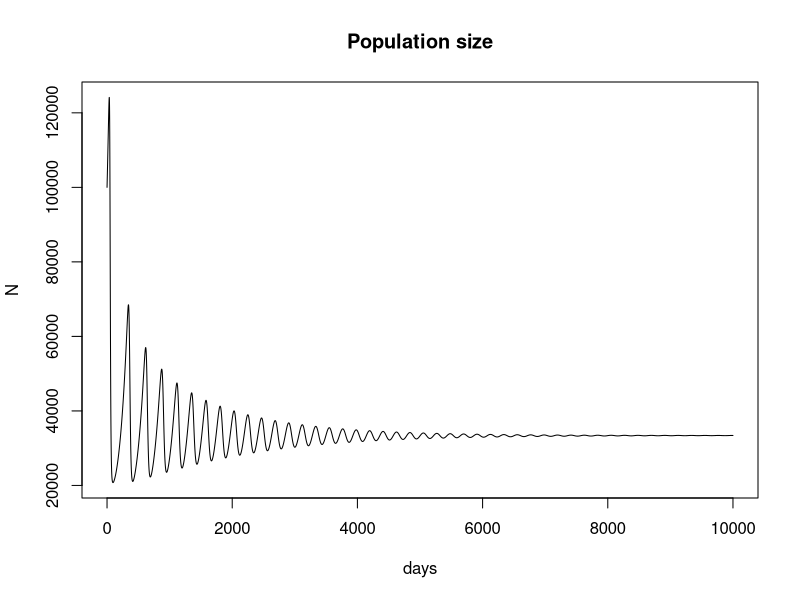
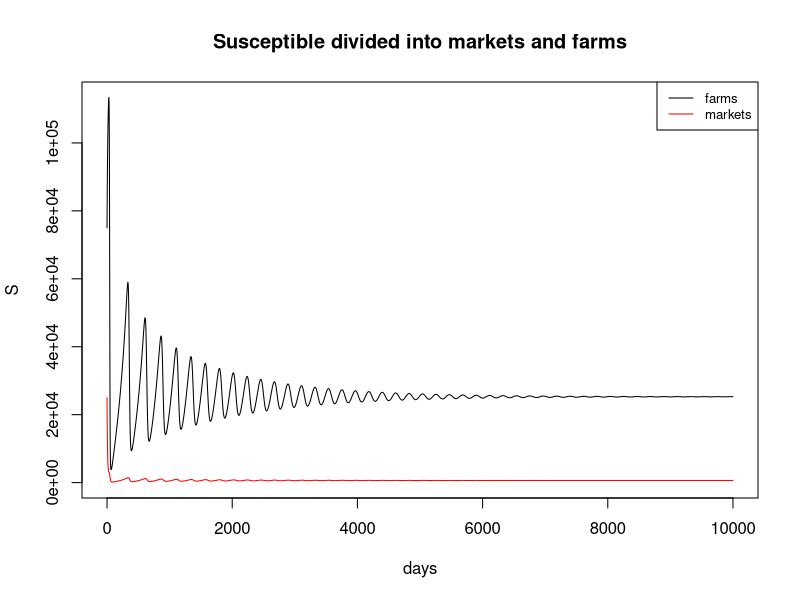
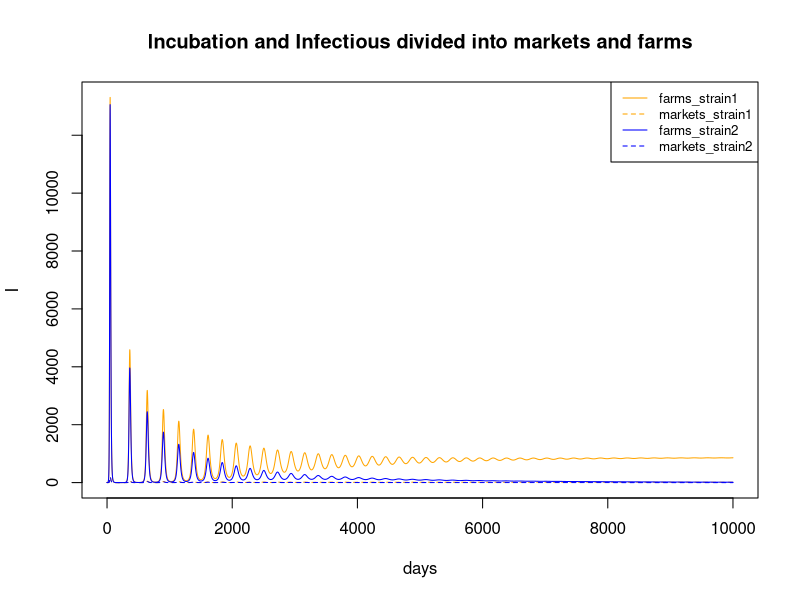
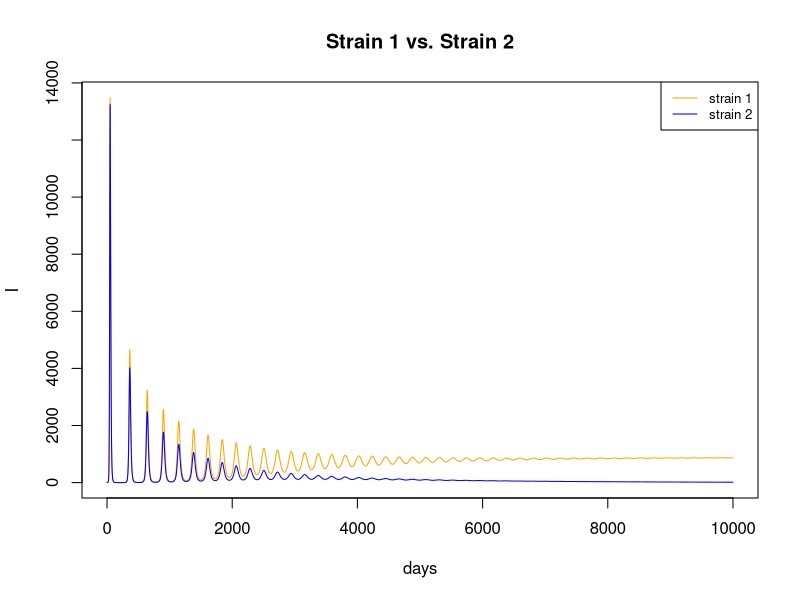
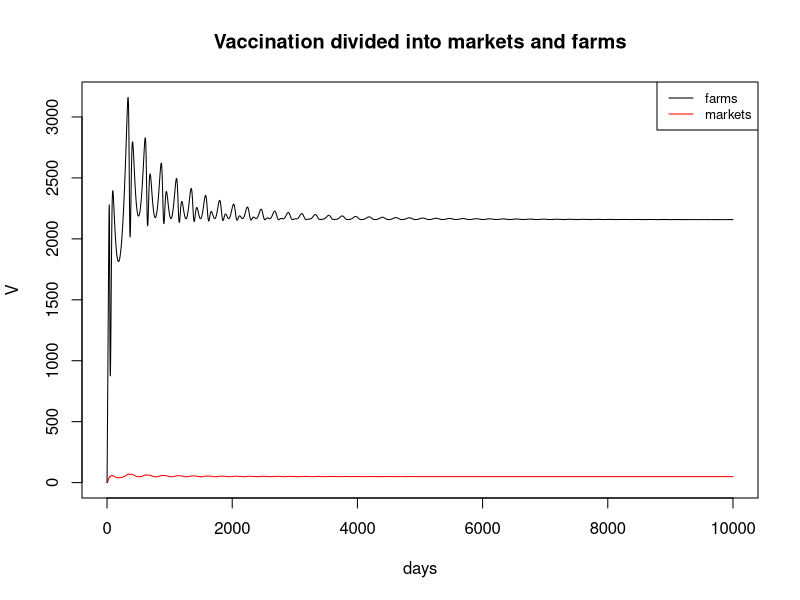

R code for these plots, in order:
# ------------------------------------------------------------------------------
# Space modifies predictions of virulence evolution through differential immunization
# status and contact rate in a backyard poultry farm, live market system
#
# @author: Justin Sheen
# @description: a two-patch, deterministic model that shows the dependency of virulence 
#               evolution on space due to differential immunization status and contact rate.
#               With this model, we seek to understand whether, from a modeling standpoint,
#               a higher virulent form of the virus would be permitted, and whether this
#               higher virulent form will only be able to circulate within farms; acting
#               as a reservoir that spills into the market population and creates transitory
#               epidemics. The rate of migration may limit the amount of space the virulent 
#               virus is able to take over.
# ------------------------------------------------------------------------------

# Assumptions ------------------------------------------------------------------
# - We assume density independent transmission rates
# - We assume that there is no transmission of the vaccine, and that there are no other lower-virulent strains of the virus circulating
# - We assume that probability of death is the same between strain 1 and strain 2 after first infection
# - Vaccination completely protects chickens from mortality, and is only conducted in farms

# Load libraries ---------------------------------------------------------------
library(deSolve)

# Parameters of the model ------------------------------------------------------
# Strain 1 is a lower virulence strain
# Strain 2 is a higher virulence strain
t_max = 1e4 # time of simulation (days)
pop_size = 1e5 # population size
fS_init = (pop_size * 3/4) - 1 # initial susceptible population in farms
mS_init = (pop_size * 1/4) - 1 # initial susceptible population in markets
fI1_init = 1 # initial strain 1 infectious population in farms
mI1_init = 1 # initial strain 1 infectious population in markets
fI2_init = 1 # initial strain 2 infectious population in farms
mI2_init = 1 # initial strain 2 infectious population in markets
sig = 1 / 5 # transition rate of infectiousness per chicken per day
gamm = 1 / 4.5 # transition rate of recovery per chicken per day
mort = 1 / 4 # mortality rate per chicken per day
nat_mort = 1 / 730 # natural mortality rate per chicken per day
fbet1 = 1 / pop_size # transmission rate of strain 1 among farms per SI contact per day
mbet1 = 1.2 / pop_size # transmission rate of strain 1 among markets per SI contact per day
strain_2_multiplication_transmission = 1.001
strain_2_multiplication_mortality = 1.05
fbet2 = fbet1 * strain_2_multiplication_transmission # transmission rate of strain 2 among farms per SI contact per day 
mbet2 = mbet1 * strain_2_multiplication_transmission # transmission rate of strain 2 among markets per SI contact per day
p_1 = 0.85 # probability of death from NDV infection of strain 1 given chicken was never infected
p_2 = p_1 * strain_2_multiplication_mortality # probability of death from NDV infection of strain 2 given chicken was never infected
b = ((0.75 / 30) / 15) * 5 # birth rate of new chickens in farms per susceptible chicken per day (from Table 2 of household level per month of Annapragada et al. 2019)
perc_sold_per_farm = 0.2 # percent sold at each sale
inter_sell_time_per_farm = 60 # days between successive sales of chickens of a farm
m_fm = perc_sold_per_farm / inter_sell_time_per_farm # migration rate of chickens from farms to markets per chicken per day
m_mf = (1 / 7) # migration rate of chickens from markets to farms per chicken per day
coverage_vax = 0.3 # vaccination coverage at each campaign
inter_vax_time = 365 # time between vaccination campaigns
v = coverage_vax / inter_vax_time # vaccination rate of chickens of farms per susceptible chicken of farm per day
v_hat = (1 / 126) # rate of loss of immunity due to vaccination per chicken per day
theta = (1 / 126) # rate of loss of immunity due to previous infection per chicken per day
parameters <- c(fbet1=fbet1, fbet2=fbet2, mbet1=mbet1, mbet2=mbet2,
                sig=sig, gamm=gamm, mort=mort, p_1=p_1, p_2=p_2, b=b, 
                m_fm=m_fm, m_mf=m_mf,
                v=v, v_hat=v_hat, theta=theta)

# Initial conditions of the model ----------------------------------------------
init <- c(fS=fS_init, fE1=0, fE2=0, fI1=fI1_init, fI2=fI2_init, fR1=0, fR2=0, 
          fV=0, fV_E1=0, fV_I1=0, fV_E2=0, fV_I2=0,
          mS=mS_init, mE1=0, mE2=0, mI1=mI1_init, mI2=mI2_init, mR1=0, mR2=0, 
          mV=0, mV_E1=0, mV_I1=0, mV_E2=0, mV_I2=0)

# Model equations --------------------------------------------------------------
time <- seq(0, t_max, by = t_max / (2 * length(1:t_max)))
eqn <- function(time, state, parameters){
    with(as.list(c(state, parameters)),{
      # Backyard poultry farms
      dfS = b*(fS + fE1 + fE2 + fI1 + fI2 + fR1 + fR2) -
            fbet1*(1-v)*fS*fI1 -fbet2*(1-v)*fS*fI2 -
            v*fS +v_hat*fV -
            m_fm*(1-v)*fS +m_mf*mS -
            nat_mort*(1-v)*fS
      dfE1 = fbet1*(1-v)*fS*fI1 -
             sig*fE1 -
             m_fm*fE1 +m_mf*mE1 -
             nat_mort*fE1
      dfE2 = fbet2*(1-v)*fS*fI2 -
             sig*fE2 -
             m_fm*fE2 +m_mf*mE2 -
             nat_mort*fE2
      dfI1 = sig*fE1 -
             gamm*(1-p_1)*fI1 -mort*p_1*fI1 -
             m_fm*fI1 +m_mf*mI1 -
             nat_mort*fI1
      dfI2 = sig*fE2 -
             gamm*(1-p_2)*fI2 -mort*p_2*fI2 -
             m_fm*fI2 + m_mf*mI2 -
             nat_mort*fI2
      dfR1 = gamm*(1-p_1)*fI1 -
             theta*fR1 -
             m_fm*fR1 +m_mf*mR1 -
             nat_mort*fR1
      dfR2 = gamm*(1-p_2)*fI2 -
             theta*fR2 -
             m_fm*fR2 +m_mf*mR2 -
             nat_mort*fR2
      dfV = v*(fS) -v_hat*fV -
            fbet1*fV*fI1 -fbet2*fV*fI2 +
            gamm*fV_I1 +gamm*fV_I2 -
            m_fm*fV + m_mf*mV -
            nat_mort*fV
      dfV_E1 = fbet1*fV*fI1 -
               sig*fV_E1 -
               m_fm*fV_E1 +m_mf*mV_E1 -
               nat_mort*fV_E1
      dfV_I1 = sig*fV_E1 -
               gamm*fV_I1 -
               m_fm*fV_I1 +m_mf*mV_I1 -
               nat_mort*fV_I1
      dfV_E2 = fbet2*fV*fI2 -
               sig*fV_E2 -
               m_fm*fV_E2 +m_mf*mV_E2 -
               nat_mort*fV_E2
      dfV_I2 = sig*fV_E2 -
               gamm*fV_I2 -
               m_fm*fV_I2 +m_mf*mV_I2 -
               nat_mort*fV_I2

      # Live bird markets
      dmS =  b*(mS+mE1+mE2+mI1+mI2+mR1+mR2)-
             mbet1*mS*mI1 -mbet2*mS*mI2 -
             m_mf*mS +m_fm*(1-v)*fS -
             nat_mort*mS
      dmE1 = mbet1*mS*mI1 -
             sig*mE1 -
             m_mf*mE1 +m_fm*fE1 -
             nat_mort*mE1
      dmE2 = mbet2*mS*mI2 -
             sig*mE2 -
             m_mf*mE2 +m_fm*fE2 -
             nat_mort*mE2
      dmI1 = sig*mE1 -
             gamm*(1-p_1)*mI1 -mort*p_1*mI1 -
             m_mf*mI1 +m_fm*fI1 -
             nat_mort*mI1
      dmI2 = sig*mE2 -
             gamm*(1-p_2)*mI2 -mort*p_2*mI2 -
             m_mf*mI2 +m_fm*fI2 -
             nat_mort*mI2
      dmR1 = gamm*(1-p_1)*mI1 -
             theta*mR1 -
             m_mf*mR1 +m_fm*fR1 -
             nat_mort*mR1
      dmR2 = gamm*(1-p_2)*mI2 -
             theta*mR2 -
             m_mf*mR2 +m_fm*fR2 -
             nat_mort*mR2
      dmV = -v_hat*mV -
            mbet1*mV*mI1 -mbet2*mV*mI2 +
            gamm*mV_I1 + gamm*mV_I2 +
            m_fm*fV -m_mf*mV -
            nat_mort*mV
      dmV_E1 = mbet1*mV*mI1 -
               sig*mV_E1 +
               m_fm*fV_E1 -m_mf*mV_E1 -
               nat_mort*mV_E1
      dmV_I1 = sig*mV_E1 -
               gamm*mV_I1 +
               m_fm*fV_I1 -m_mf*mV_I1 -
               nat_mort*mV_I1
      dmV_E2 = mbet2*mV*fI2 -
               sig*mV_E2 +
               m_fm*fV_E2 -m_mf*mV_E2 -
               nat_mort*mV_E2
      dmV_I2 = sig*mV_E2 -
               gamm*mV_I2 +
               m_fm*fV_I2 -m_mf*mV_I2 -
               nat_mort*mV_I2
      
      return(list(c(dfS, dfE1, dfE2, dfI1, dfI2, dfR1, dfR2,
                    dfV, dfV_E1, dfV_I1, dfV_E2, dfV_I2, 
                    dmS, dmE1, dmE2, dmI1, dmI2, dmR1, dmR2, 
                    dmV, dmV_E1, dmV_I1, dmV_E2, dmV_I2)))})}
out <- ode(y=init, times=time, eqn, parms=parameters)
out.df <- as.data.frame(out)

# Plotting ---------------------------------------------------------------------
# Population size
plot(out.df$time, rowSums(out.df[-c(1)]), main='Population size', ylab='N', xlab='days', type='l')

# Susceptible pool divided into markets and farms
plot(out.df$time, out.df$fS, col='black', type='l', ylim=c(0, max(out.df$fS, out.df$mS)), main='Susceptible divided into markets and farms', ylab='S', xlab='days')
lines(out.df$time, out.df$mS, col='red')
legend('topright', legend=c("farms", "markets"),
       col=c("black", "red"), lty=1, cex=0.8)

# Infectious pool + Infectious and previously recovered pool divided into markets and farms
plot(out.df$time, out.df$fI1, type='l', ylim=c(0, max(out.df$fI1, out.df$mI1, out.df$fI2, out.df$mI2)),
     main='Incubation and Infectious divided into markets and farms', ylab='I', xlab='days', col='orange', lty=1)
lines(out.df$time, out.df$mI1, col='orange', lty=2)
lines(out.df$time, out.df$fI2, col='blue', lty=1)
lines(out.df$time, out.df$mI2, col='blue', lty=2)
legend('topright', legend=c("farms_strain1", "markets_strain1", "farms_strain2", "markets_strain2"),
       col=c("orange", "orange", "blue", "blue"), lty=c(1,2,1,2), cex=0.8)

# Comparing strains 1 and 2
plot(out.df$time, out.df$mI1 + out.df$fI1, col='orange', type='l', ylim=c(0, max((out.df$fI1 + out.df$mI1), (out.df$fI2 + out.df$mI2))),
     main='Strain 1 vs. Strain 2', ylab='I', xlab='days')
lines(out.df$time, out.df$mI2 + out.df$fI2, col='blue')
legend('topright', legend=c("strain 1", "strain 2"),
       col=c("orange", "blue"), lty=1, cex=0.8)

# Vaccination divided into markets and farms
plot(out.df$time, out.df$mV, col='red', type='l', ylim=c(0, max(out.df$mV, out.df$fV)), main='Vaccination divided into markets and farms', ylab='V', xlab='days')
lines(out.df$time, out.df$fV, col='black')
legend('topright', legend=c("farms", "markets"),
       col=c("black", "red"), lty=1, cex=0.8)
